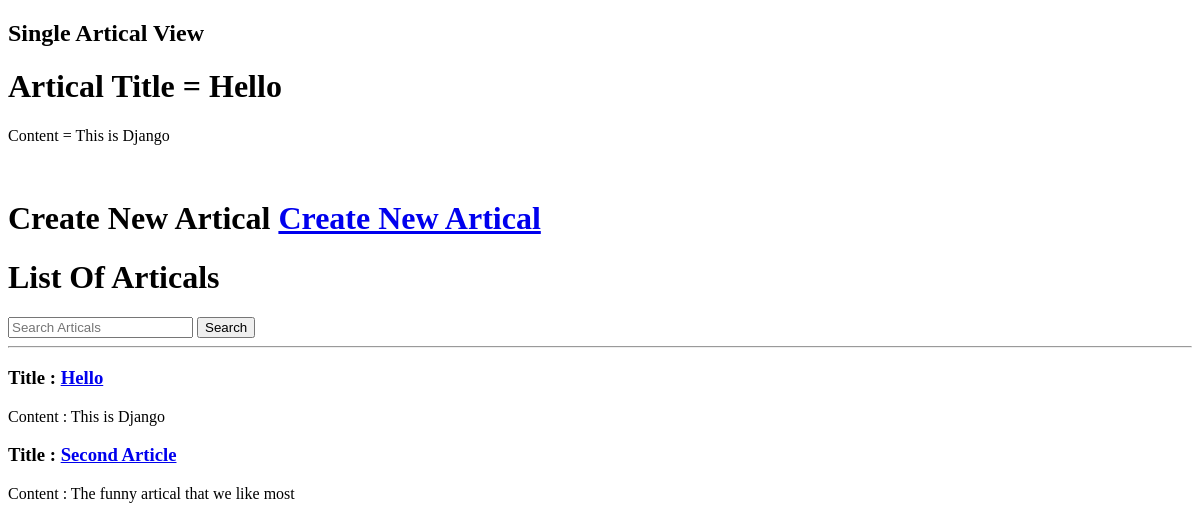
The page /articals/ on the database as committed earlier.
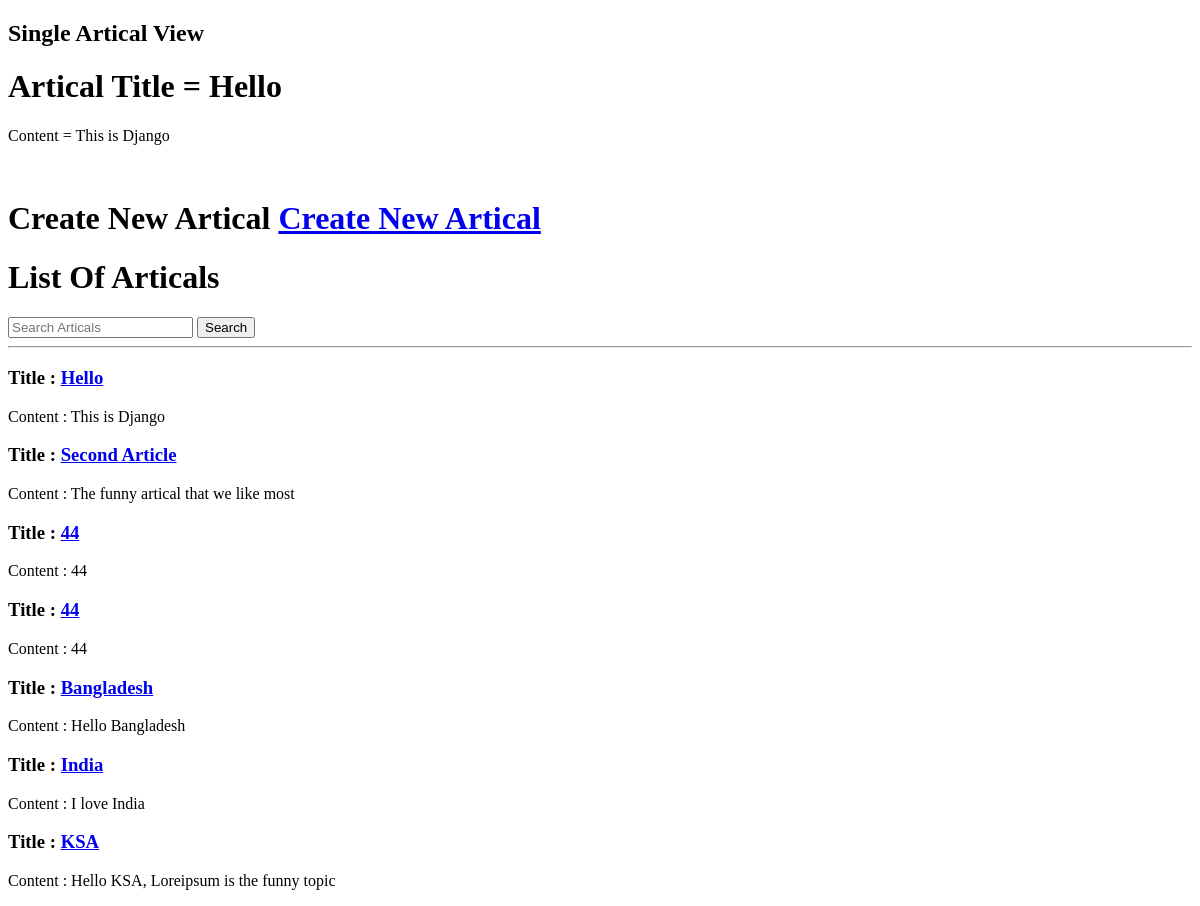
The same page on the database as committed later.
### articals/models.py (models this page shows)
class Article(models.Model):
    title = models.CharField(max_length=50)
    content = models.TextField(max_length=250)

### articals/views.py (the view)
# urls.py: path('', views.home_view, name='artical_index'),
def home_view(request):
    artical_obj = Article.objects.get( pk=1 )
    articals = Article.objects.all()
    context = {
        'artical_obj': artical_obj,
        'articals' : articals
        }
    return render(request, 'articals/home_view.html',context)

### templates/articals/home_view.html
{%  extends "base.html" %}
{% block content %}
<h2>Single Artical View</h2>
<h1>Artical Title =  {{ artical_obj.title  }} </h1>
<p>Content =  {{ artical_obj.content }} </p>
<br>
<h1>Create New Artical <a href="{% url 'artical_create' %}" target="_blank">Create New Artical</a> </h1>
<h1>List Of Articals</h1>
<form action="" method="GET">
	<input type="text" placeholder="Search Articals" name="search">
	<input type="submit" value="Search">
</form>
<hr>
{%  for artical in articals  %}
<div class="list-group">
	<h3>Title : <a href="{% url 'artical_detail' artical.id %}" target="_blank">{{ artical.title }}</a></h3>
	<p>Content : {{ artical.content }}</p> </p>
</div>
{% endfor %}
{% endblock content %}

### templates/base.html (shortened to what this page needs)
<!DOCTYPE html>
<html lang="en">
<head>
</head>
<body>
    {% block content %}
    {% endblock content %}
</body>
</body>
</html>

Rows that differ between the two databases and show on the page:
added Article: title "44", content "44"
added Article: title "44", content "44"
added Article: title "Bangladesh", content "Hello Bangladesh"
added Article: title "India", content "I love India"
added Article: title "KSA", content "Hello KSA, Loreipsum is the funny topic"
